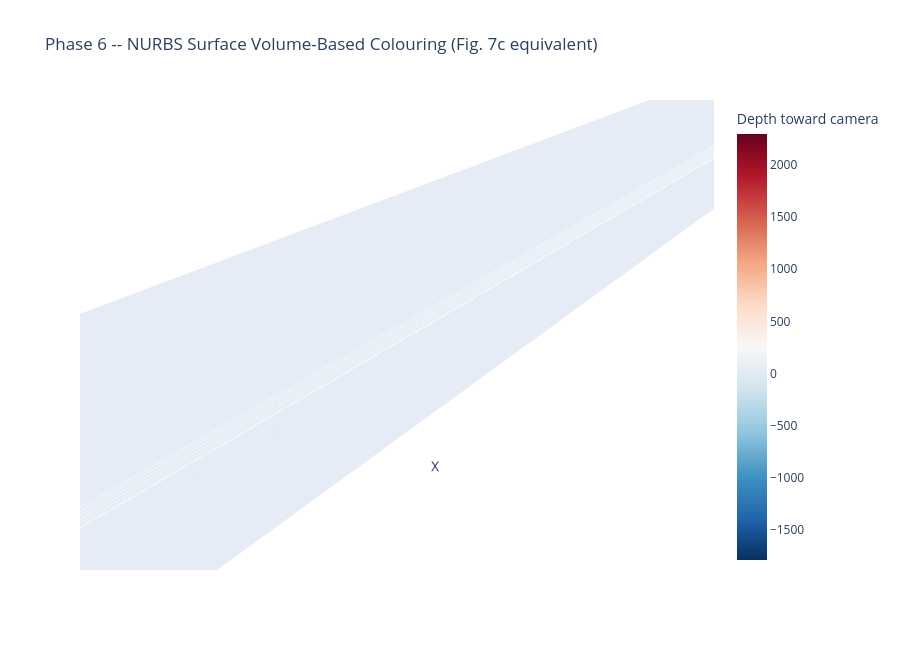

This figure's notebook cell:
### Markdown cell above
---
## Phase 6 — NURBS Surface Generation + Texture Mapping

From the 9 fitted B-spline control-point sets a NURBS surface is generated
per Costa et al. (2023) §2.2 and §2.3. The frontal thermogram is projected
as a UV texture map (FLIR rain-palette false-colour) onto the resulting mesh.

Library: `geomdl` (NURBS-Python) — cited as reference [17] in the paper.

> Bingol, O.R. & Krishnamurthy, A. (2019). NURBS-Python: an open-source
> object-oriented NURBS modeling framework in Python. *SoftwareX*, 9, 85-94.
> https://doi.org/10.1016/j.softx.2018.12.005

### Code cell
# Phase 6 — NURBS Surface + volume-based colouring (Fig. 7c equivalent)
import subprocess, sys
subprocess.run([sys.executable, "-m", "pip", "install", "geomdl", "-q"], check=True)

from geomdl import fitting
import numpy as np
import plotly.graph_objects as go

ok_curves = [c for c in fitted_curves if c is not None]
print(f"Building NURBS surface from {len(ok_curves)} fitted curves ...")

if len(ok_curves) < 2:
    print("ERROR: need >=2 fitted curves for a surface.")
else:
    grid   = np.stack(ok_curves, axis=0)   # (n_curves, N_EVAL, 3)
    n_rows, n_cols, _ = grid.shape

    ctrl_pts = [[float(grid[r, c, 0]),
                 float(grid[r, c, 1]),
                 float(grid[r, c, 2])]
                for r in range(n_rows) for c in range(n_cols)]

    surf = fitting.approximate_surface(
        ctrl_pts,
        size_u=n_rows, size_v=n_cols,
        degree_u=min(3, n_rows - 1),
        degree_v=min(3, n_cols - 1),
    )
    surf.delta = 0.01   # evaluation step 0.01 (paper §2.2)
    surf.evaluate()
    verts = np.array(surf.evalpts)   # (M, 3)
    print(f"NURBS evaluated: {len(verts)} vertices")

    depth = -verts[:, 2]   # Z<0 -> depth>0 for breast protrusion
    fig_s = go.Figure(data=[go.Scatter3d(
        x=verts[:, 0], y=verts[:, 2], z=-verts[:, 1],
        mode="markers",
        marker=dict(size=1.2, color=depth,
                    colorscale="RdBu_r",   # blue=large protrusion (Fig. 7c)
                    showscale=True,
                    colorbar=dict(title="Depth toward camera")),
    )])
    fig_s.update_layout(
        title="Phase 6 -- NURBS Surface Volume-Based Colouring (Fig. 7c equivalent)",
        scene=dict(xaxis_title="X", yaxis_title="Z (depth)", zaxis_title="-Y (height)",
                   aspectmode="data"),
        width=900, height=650,
    )
    fig_s.show()
    print("NURBS surface rendering complete.")
    print("For UV texture mapping (Fig. 8), apply the frontal TIFF as a UV map")
    print("using OpenGL (as in the paper) or matplotlib Axes3D.plot_surface facecolors.")

### Figure 1 — Plotly figure (JSON) as saved in the notebook; plotly's stock layout.template omitted (floating-point values rounded to 4 significant figures; data arrays with more than 128 entries replaced by an {"elided": "..."} marker saying what was removed)
{"data": [{"marker": {"color": {"elided": "10000 float values"}, "colorbar": {"title": {"text": "Depth toward camera"}}, "colorscale": [[0, "rgb(5,48,97)"], [0.1, "rgb(33,102,172)"], [0.2, "rgb(67,147,195)"], [0.3, "rgb(146,197,222)"], [0.4, "rgb(209,229,240)"], [0.5, "rgb(247,247,247)"], [0.6, "rgb(253,219,199)"], [0.7, "rgb(244,165,130)"], [0.8, "rgb(214,96,77)"], [0.9, "rgb(178,24,43)"], [1, "rgb(103,0,31)"]], "showscale": true, "size": 1.2}, "mode": "markers", "type": "scatter3d", "x": {"elided": "10000 float values"}, "y": {"elided": "10000 float values"}, "z": {"elided": "10000 float values"}}], "layout": {"height": 650, "scene": {"aspectmode": "data", "xaxis": {"title": {"text": "X"}}, "yaxis": {"title": {"text": "Z (depth)"}}, "zaxis": {"title": {"text": "-Y (height)"}}}, "title": {"text": "Phase 6 -- NURBS Surface Volume-Based Colouring (Fig. 7c equivalent)"}, "width": 900}}
